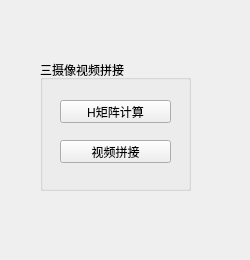
<?xml version="1.0" encoding="UTF-8"?>
<ui version="4.0">
 <class>threeCamsVideroStitching</class>
 <widget class="QWidget" name="threeCamsVideroStitching">
  <property name="geometry">
   <rect>
    <x>0</x>
    <y>0</y>
    <width>250</width>
    <height>260</height>
   </rect>
  </property>
  <property name="windowTitle">
   <string>三摄像头视频拼接</string>
  </property>
  <widget class="QGroupBox" name="groupBox">
   <property name="geometry">
    <rect>
     <x>40</x>
     <y>60</y>
     <width>151</width>
     <height>131</height>
    </rect>
   </property>
   <property name="title">
    <string>三摄像视频拼接</string>
   </property>
   <widget class="QPushButton" name="HMatrixCalcBtn">
    <property name="geometry">
     <rect>
      <x>20</x>
      <y>40</y>
      <width>111</width>
      <height>23</height>
     </rect>
    </property>
    <property name="text">
     <string>H矩阵计算</string>
    </property>
   </widget>
   <widget class="QPushButton" name="videoStitchingBtn">
    <property name="geometry">
     <rect>
      <x>20</x>
      <y>80</y>
      <width>111</width>
      <height>23</height>
     </rect>
    </property>
    <property name="text">
     <string>视频拼接</string>
    </property>
   </widget>
  </widget>
 </widget>
 <resources/>
 <connections/>
</ui>
